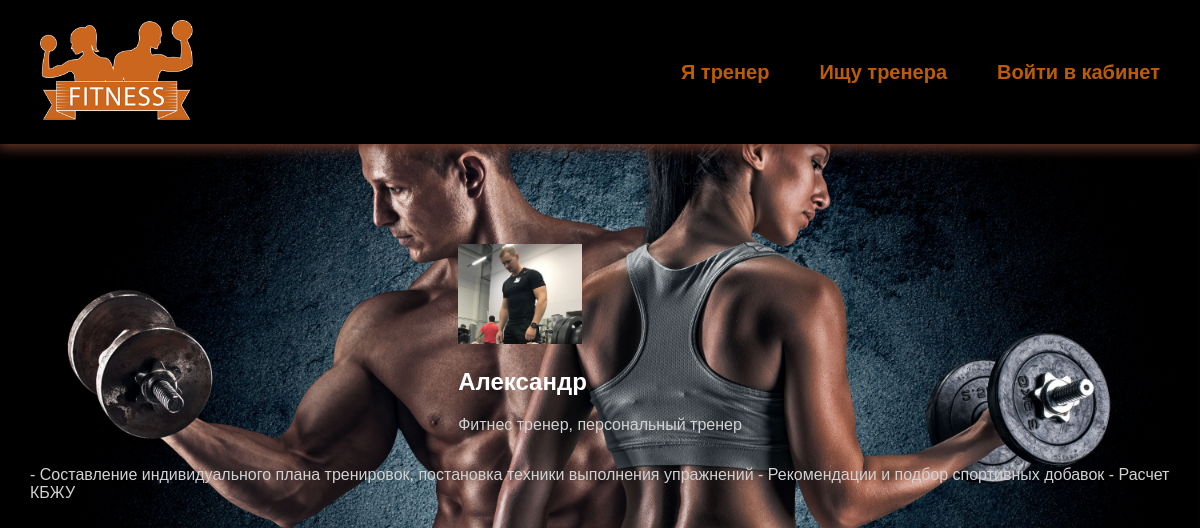
Page /profile/1/ on the committed database.
### fitness/models.py (models this page shows, shortened)
class Profile(models.Model):
    user = models.OneToOneField(User, on_delete=models.CASCADE, null=True, blank=True)
    name = models.CharField(max_length=200, null=True, blank=True)
    email = models.EmailField(max_length=200, null=True, blank=True)
    username = models.CharField(max_length=200, null=True, blank=True)
    short_info = models.CharField(max_length=200, null=True, blank=True)
    bio = models.TextField(null=True, blank=True)
    profile_image = models.ImageField(upload_to="profiles/", default="profiles/user-default.png")
    social_inst = models.CharField(max_length=200, null=True, blank=True)
    social_vk = models.CharField(max_length=200, null=True, blank=True)
    social_web = models.CharField(max_length=200, null=True, blank=True)
    created = models.DateTimeField(auto_now_add=True)
    class Meta:
        verbose_name = "Профиль"
        verbose_name_plural = "Профили"

### fitness/views.py (the view)
# urls.py: path('profile/<str:pk>/', views.coach, name='coach'),
def coach(request, pk):
    prof = Profile.objects.get(id=pk)
    context = {
        'profile': prof,
    }
    return render(request, 'fitness/coach.html', context)

### fitness/templates/fitness/coach.html
{% extends 'fitness/base.html' %}
{% block content %}
<main>
    <div class="container">
        <div>
            <img class="avatar avatar--xl" src="{{ profile.profile_image.url }}" />
            <h2>{{ profile.username }}</h2>
            <p>{{ profile.short_info }}</p>
        </div>
        <div>
            <p>{{ profile.bio }}</p>
        </div>
    </div>
</main>
{% endblock %}

### fitness/static/css/style.css (style rules this page uses)
body { padding: 0; margin: 0; background-color: rgb(232, 234, 251); font-family: Verdana, Geneva, Tahoma, sans-serif; background-image: url(../../../media/profiles/img2.jpg); background-size: cover; background-position: inherit; background-repeat: no-repeat; width: 100%; height: 100%; }
p { color: rgb(210, 210, 210) }
img { height: 100px; }
h1, h2, h3, h4 { color: #ffffff; }
.container { display: flex; justify-content: center; align-items: center; flex-direction: column; margin-top: 50px; }

### rows in the picture
Profile: profile_image (picture), username "Александр", short_info "Фитнес тренер, персональный тренер", bio "- Составление индивидуального плана тренировок, постановка техники выполнения упражнений - Рекомендации и подбор спортивных добавок - Расчет КБЖУ"
